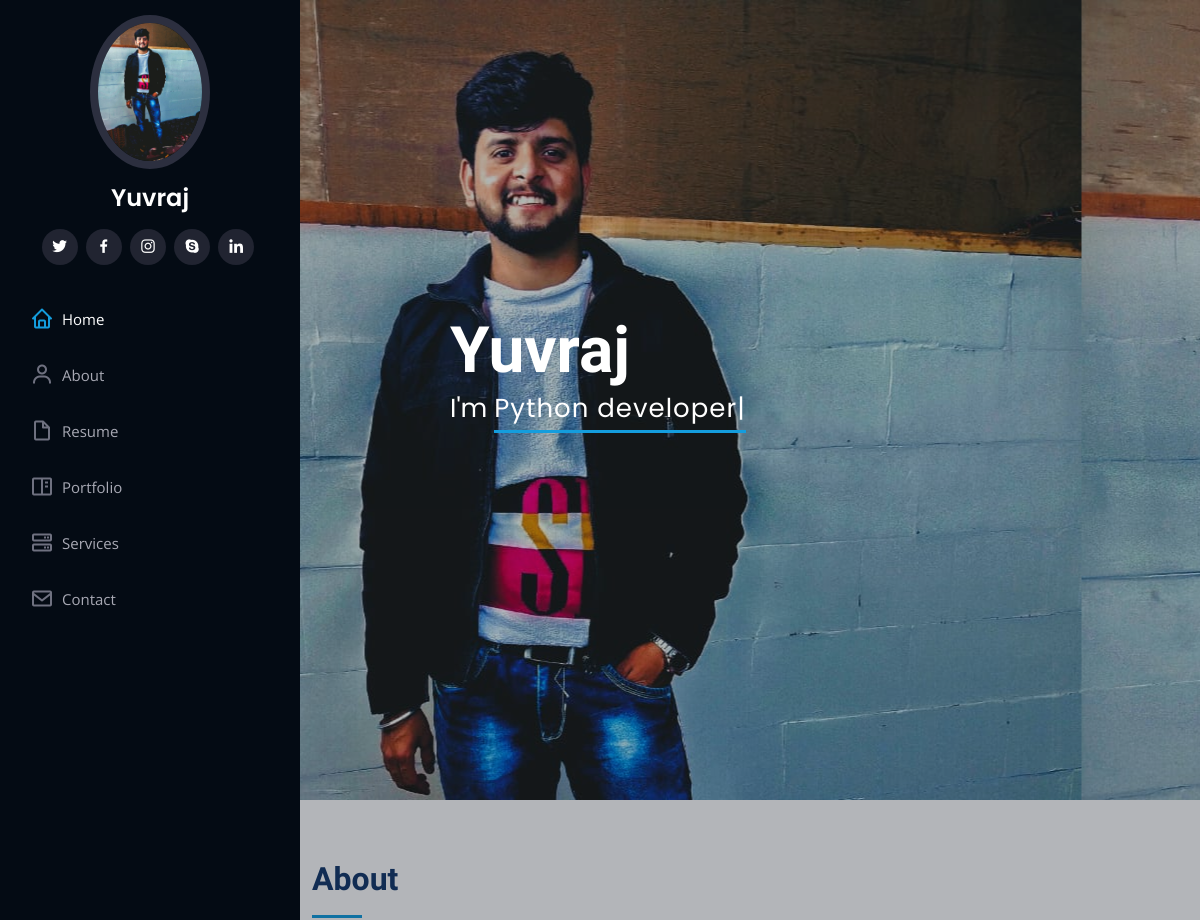
Before: / (upper part) with the older database file.
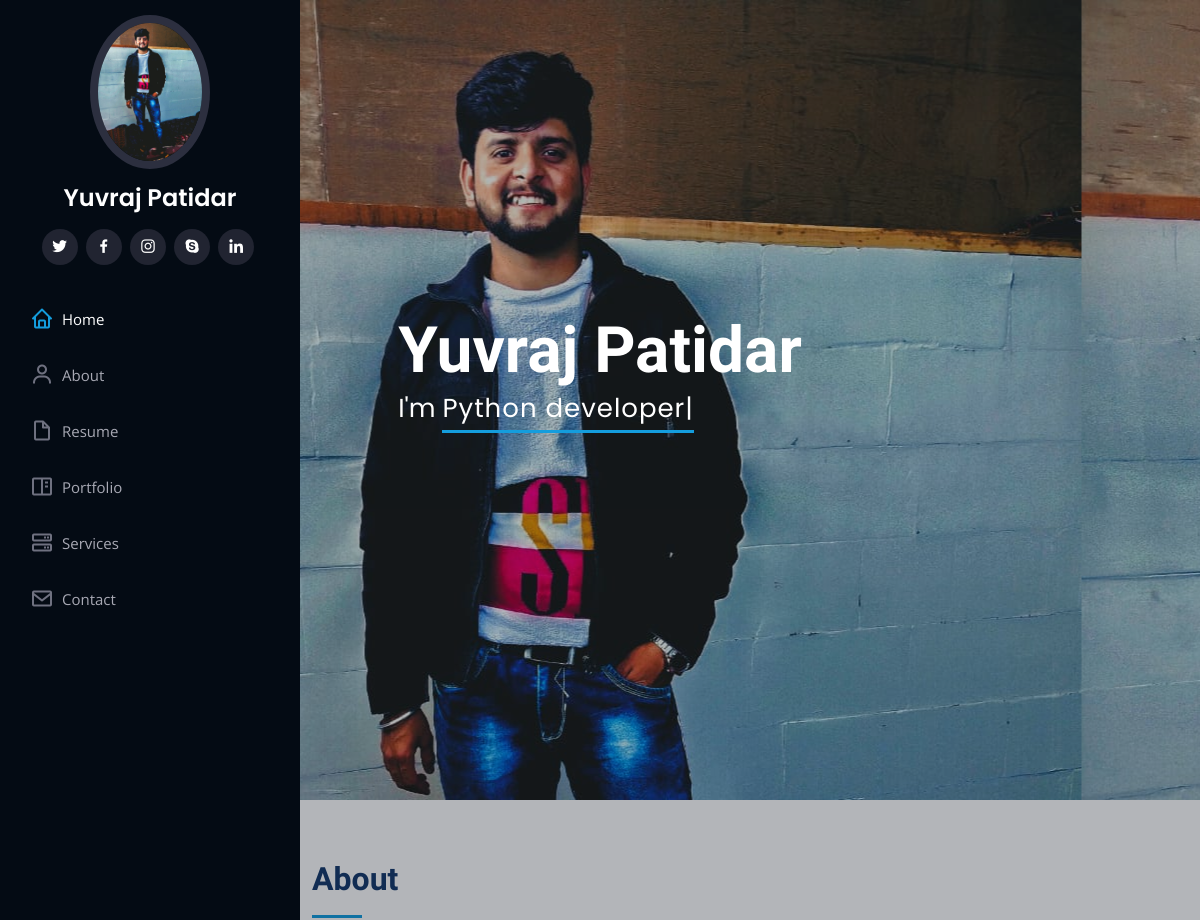
After: the same page with the newer database file.
### core/models.py (models this page shows)
class About(models.Model):
    name = models.CharField(max_length=50, verbose_name="Your Name ")
    age = models.IntegerField(verbose_name="Your Age ")
    dob = models.DateField(verbose_name="Date of Birth ")
    mobile = models.CharField(max_length=15, verbose_name="Your Mobile ")
    email = models.EmailField(max_length=75, verbose_name="Your Email ")
    city = models.CharField(max_length=50, verbose_name="Your City ")
    website = models.CharField(max_length=40, verbose_name="Your Website ")
    degree = models.CharField(max_length=40, verbose_name="Your Qualification ")
    profile = models.CharField(max_length=40, verbose_name="Your Profile ")
    short_desc = models.TextField(max_length=200, verbose_name="Your Short_description ")
    desc = models.TextField(max_length=600, verbose_name="Your Description ")
    pimg = models.ImageField(upload_to="about", verbose_name="Your Imagee ")
    class Meta:
        db_table = "about"

### core/views.py (the view)
# urls.py: path('',views.index),
def index(request):
    about = About.objects.first()
    skill = Skill.objects.all()
    education = Education.objects.all()
    exprience = Experience.objects.all()
    port = Portpolio.objects.all()
    service = Service.objects.all()
    testimonial = Testimonial.objects.all()
    return render(request,'index.html',{'about':about,'skill':skill,'education':education,'exprience':exprience,'port':port,'service':service,"testimonial":testimonial})

### template/index.html (shortened to what this page needs)
{% load static %}
<!DOCTYPE html>
<html lang="en">
<head>
    <link href="{% static 'assets/vendor/aos/aos.css' %}" rel="stylesheet">
    <link href="{% static 'assets/vendor/bootstrap/css/bootstrap.min.css' %}" rel="stylesheet">
    <link href="{% static 'assets/vendor/bootstrap-icons/bootstrap-icons.css' %}" rel="stylesheet">
    <link href="{% static 'assets/vendor/boxicons/css/boxicons.min.css' %}" rel="stylesheet">
    <link href="{% static 'assets/vendor/glightbox/css/glightbox.min.css' %}" rel="stylesheet">
    <link href="{% static 'assets/vendor/swiper/swiper-bundle.min.css' %}" rel="stylesheet">
    <link href="{% static 'assets/css/style.css' %}" rel="stylesheet">
</head>
<body>
    <header id="header">
        <div class="d-flex flex-column">
            <div class="profile">
                <img src="/media/{{about.pimg}}" alt="" class="img-fluid rounded-circle">
                <h1 class="text-light"><a href="index.html">{{about.name}}</a></h1>
                <div class="social-links mt-3 text-center">
                    <a href="#" class="twitter"><i class="bx bxl-twitter"></i></a>
                    <a href="#" class="facebook"><i class="bx bxl-facebook"></i></a>
                    <a href="#" class="instagram"><i class="bx bxl-instagram"></i></a>
                    <a href="#" class="google-plus"><i class="bx bxl-skype"></i></a>
                    <a href="#" class="linkedin"><i class="bx bxl-linkedin"></i></a>
                </div>
            </div>
            <nav id="navbar" class="nav-menu navbar">
                <ul>
                    <li><a href="#hero" class="nav-link scrollto active"><i class="bx bx-home"></i> <span>Home</span></a></li>
                    <li><a href="#about" class="nav-link scrollto"><i class="bx bx-user"></i> <span>About</span></a></li>
                    <li><a href="#resume" class="nav-link scrollto"><i class="bx bx-file-blank"></i> <span>Resume</span></a></li>
                    <li><a href="#portfolio" class="nav-link scrollto"><i class="bx bx-book-content"></i> <span>Portfolio</span></a></li>
                    <li><a href="#services" class="nav-link scrollto"><i class="bx bx-server"></i> <span>Services</span></a></li>
                    <li><a href="#contact" class="nav-link scrollto"><i class="bx bx-envelope"></i> <span>Contact</span></a></li>
                </ul>
            </nav>
        </div>
    </header>
    <section id="hero" class="d-flex flex-column justify-content-center align-items-center">
        <div class="hero-container" data-aos="fade-in">
            <h1>{{about.name}}</h1>
            <p>I'm <span class="typed" data-typed-items="{{about.profile}}"></span></p>
        </div>
    </section>
    <main id="main">
        <section id="about" class="about">
            <div class="container">
                <div class="section-title">
                    <h2>About</h2>
                </div>
            </div>
        </section>
    </main>
</body>
</html>

### static/assets/css/style.css (style rules this page uses)
body { font-family: "Open Sans", sans-serif; color: #272829; }
a { color: #149ddd; text-decoration: none; }
h1, h2, h3, h4, h5, h6 { font-family: "Raleway", sans-serif; }
#header { position: fixed; top: 0; left: 0; bottom: 0; width: 300px; transition: all ease-in-out 0.5s; z-index: 9997; transition: all 0.5s; padding: 0 15px; background: #040b14; overflow-y: auto; }
#header .profile img { margin: 15px auto; display: block; width: 120px; border: 8px solid #2c2f3f; }
#header .profile h1 { font-size: 24px; margin: 0; padding: 0; font-weight: 600; -moz-text-align-last: center; text-align-last: center; font-family: "Poppins", sans-serif; }
#header .profile h1 a, #header .profile h1 a:hover { color: #fff; text-decoration: none; }
#header .profile .social-links a { font-size: 18px; display: inline-block; background: #212431; color: #fff; line-height: 1; padding: 8px 0; margin-right: 4px; border-radius: 50%; text-align: center; width: 36px; height: 36px; transition: 0.3s; }
#main { margin-left: 300px; }
.nav-menu { padding: 30px 0 0 0; }
.nav-menu * { margin: 0; padding: 0; list-style: none; }
.nav-menu>ul>li { position: relative; white-space: nowrap; }
.nav-menu a, .nav-menu a:focus { display: flex; align-items: center; color: #a8a9b4; padding: 12px 15px; margin-bottom: 8px; transition: 0.3s; font-size: 15px; }
.nav-menu a i, .nav-menu a:focus i { font-size: 24px; padding-right: 8px; color: #6f7180; }
.nav-menu a:hover, .nav-menu .active, .nav-menu .active:focus, .nav-menu li:hover>a { text-decoration: none; color: #fff; }
.nav-menu a:hover i, .nav-menu .active i, .nav-menu .active:focus i, .nav-menu li:hover>a i { color: #149ddd; }
#hero { width: 100%; height: 100vh; background: url("../img/hero-bg.jpg") top center; background-size: cover; }
#hero:before { content: ""; background: rgba(5, 13, 24, 0.3); position: absolute; bottom: 0; top: 0; left: 0; right: 0; z-index: 1; }
#hero .hero-container { position: relative; z-index: 2; min-width: 300px; }
#hero h1 { margin: 0 0 10px 0; font-size: 64px; font-weight: 700; line-height: 56px; color: #fff; }
#hero p { color: #fff; margin-bottom: 50px; font-size: 26px; font-family: "Poppins", sans-serif; }
#hero p span { color: #fff; padding-bottom: 4px; letter-spacing: 1px; border-bottom: 3px solid #149ddd; }
@media (min-width: 1024px) { #hero { background-attachment: fixed; } }
section { padding: 60px 0; overflow: hidden; }
.section-title { padding-bottom: 30px; }
.section-title h2 { font-size: 32px; font-weight: bold; margin-bottom: 20px; padding-bottom: 20px; position: relative; color: #173b6c; }
.section-title h2::after { content: ""; position: absolute; display: block; width: 50px; height: 3px; background: #149ddd; bottom: 0; left: 0; }

Changed rows visible on the page:
changed About: name "Yuvraj" → "Yuvraj Patidar"
